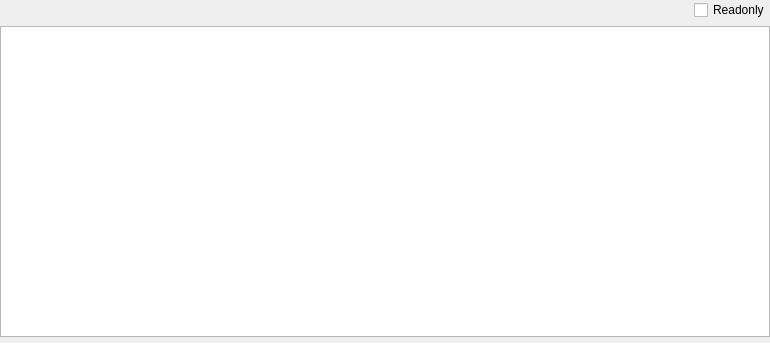
<?xml version="1.0" encoding="UTF-8"?>
<ui version="4.0">
 <class>ExceptionHeaderWidget</class>
 <widget class="QWidget" name="ExceptionHeaderWidget">
  <property name="geometry">
   <rect>
    <x>0</x>
    <y>0</y>
    <width>770</width>
    <height>343</height>
   </rect>
  </property>
  <property name="windowTitle">
   <string>Form</string>
  </property>
  <layout class="QVBoxLayout" name="verticalLayout">
   <property name="leftMargin">
    <number>0</number>
   </property>
   <property name="topMargin">
    <number>0</number>
   </property>
   <property name="rightMargin">
    <number>0</number>
   </property>
   <property name="bottomMargin">
    <number>0</number>
   </property>
   <item>
    <layout class="QHBoxLayout" name="horizontalLayout">
     <property name="sizeConstraint">
      <enum>QLayout::SetDefaultConstraint</enum>
     </property>
     <item>
      <spacer name="horizontalSpacer">
       <property name="orientation">
        <enum>Qt::Horizontal</enum>
       </property>
       <property name="sizeHint" stdset="0">
        <size>
         <width>40</width>
         <height>20</height>
        </size>
       </property>
      </spacer>
     </item>
     <item>
      <widget class="QCheckBox" name="checkBoxReadonly">
       <property name="text">
        <string>Readonly</string>
       </property>
      </widget>
     </item>
    </layout>
   </item>
   <item>
    <widget class="QTableWidget" name="tableWidget_Exceptions">
     <property name="contextMenuPolicy">
      <enum>Qt::CustomContextMenu</enum>
     </property>
     <property name="editTriggers">
      <set>QAbstractItemView::NoEditTriggers</set>
     </property>
     <property name="selectionMode">
      <enum>QAbstractItemView::SingleSelection</enum>
     </property>
     <property name="selectionBehavior">
      <enum>QAbstractItemView::SelectRows</enum>
     </property>
     <attribute name="horizontalHeaderVisible">
      <bool>false</bool>
     </attribute>
     <attribute name="verticalHeaderVisible">
      <bool>false</bool>
     </attribute>
     <attribute name="verticalHeaderDefaultSectionSize">
      <number>21</number>
     </attribute>
    </widget>
   </item>
   <item>
    <widget class="ToolsWidget" name="widgetHex_Exceptions" native="true">
     <property name="maximumSize">
      <size>
       <width>16777215</width>
       <height>200</height>
      </size>
     </property>
    </widget>
   </item>
  </layout>
 </widget>
 <customwidgets>
  <customwidget>
   <class>ToolsWidget</class>
   <extends>QWidget</extends>
   <header>toolswidget.h</header>
   <container>1</container>
  </customwidget>
 </customwidgets>
 <resources/>
 <connections/>
</ui>
